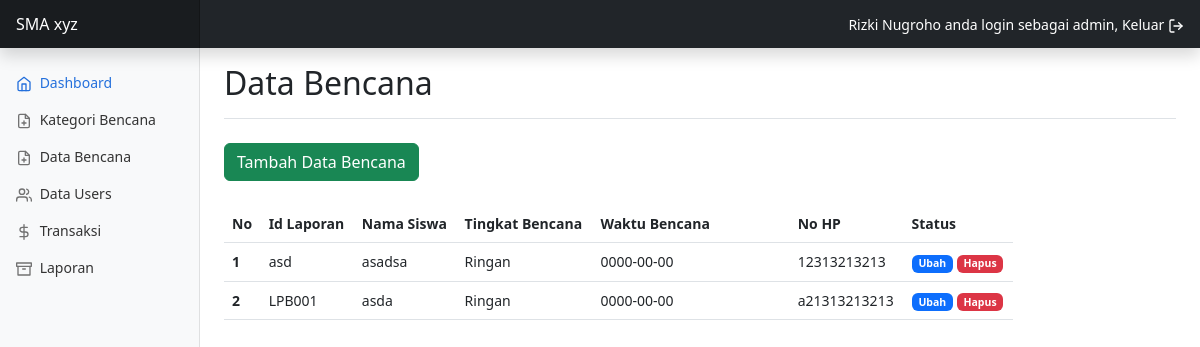
/siswa.php (signed in), run on the app's committed database.
### tables this page shows
CREATE TABLE `tbl_siswa` (
  `nis` varchar(10) NOT NULL,
  `id_kategori_bencana` int(11) NOT NULL,
  `nama_bencana` varchar(50) NOT NULL,
  `waktu_bencana` date NOT NULL,
  `no_hp_siswa` varchar(13) NOT NULL
);

CREATE TABLE `tbl_kelas` (
  `id_kategori_bencana` int(11) NOT NULL,
  `tingkat_bencana` varchar(10) NOT NULL
);

### siswa.php (the view)
<?php
require 'koneksi.php';
$query = "SELECT * FROM tbl_siswa ts INNER JOIN tbl_kelas tk ON tk.id_kategori_bencana = ts.id_kategori_bencana";
$result = mysqli_query($koneksi, $query);
?>
<?php require 'templates/header.php' ?>
<?php require 'templates/footer.php' ?>
<main class="col-md-9 ms-sm-auto col-lg-10 px-md-4">
  <div class="d-flex justify-content-between flex-wrap flex-md-nowrap align-items-center pt-3 pb-2 mb-3 border-bottom">
    <h1 class="h2">Data Bencana</h1>
  </div>
  <div class="row my-4">
    <div class="col-md-5">
      <a href="siswa_form_tambah.php" class="btn btn-success">Tambah Data Bencana</a>
    </div>
  </div>
  <div class="row">
    <div class="col-md-10">
      <table class="table">
        <thead>
          <tr>
            <th scope="col">No</th>
            <th scope="col">Id Laporan</th>
            <th scope="col">Nama Siswa</th>
            <th scope="col">Tingkat Bencana</th>
            <th scope="col">Waktu Bencana</th>
            <th scope="col">No HP</th>
            <th scope="col">Status</th>
          </tr>
        </thead>
        <tbody>
          <?php $no = 1; ?>
          <?php while ($data = mysqli_fetch_assoc($result)) : ?>
            <tr>
              <th scope="row"><?= $no; ?></th>
              <td><?= $data['nis'] ?></td>
              <td><?= $data['nama_bencana'] ?></td>
              <td><?= $data['tingkat_bencana'] ?></td>
              <td style="width: 25%;"><?= $data['waktu_bencana'] ?></td>
              <td><?= $data['no_hp_siswa'] ?></td>
              <td>
                <a href="siswa_form_ubah.php?nis=<?= $data['nis'] ?>" class="badge text-bg-primary text-decoration-none">Ubah</a>
                <a href="siswa_proses_hapus.php?nis=<?= $data['nis'] ?>" class="badge text-bg-danger text-decoration-none" onclick="return confirm('Yakin ingin dihapus?')">Hapus</a>
              </td>
            </tr>
            <?php $no++; ?>
          <?php endwhile; ?>
        </tbody>
      </table>
    </div>
  </div>
</main>

### assets/css/dashboard.css (style rules this page uses)
body { font-size: .875rem; }

### data on the page
tbl_siswa: nis "asd", nama_bencana "asadsa", id_kategori_bencana.tingkat_bencana "Ringan", waktu_bencana "0000-00-00", no_hp_siswa "12313213213"
tbl_siswa: nis "LPB001", nama_bencana "asda", id_kategori_bencana.tingkat_bencana "Ringan", waktu_bencana "0000-00-00", no_hp_siswa "a21313213213"

### other printed values
$_SESSION['nama_user'] "Rizki Nugroho"
$_SESSION['level'] "admin"
